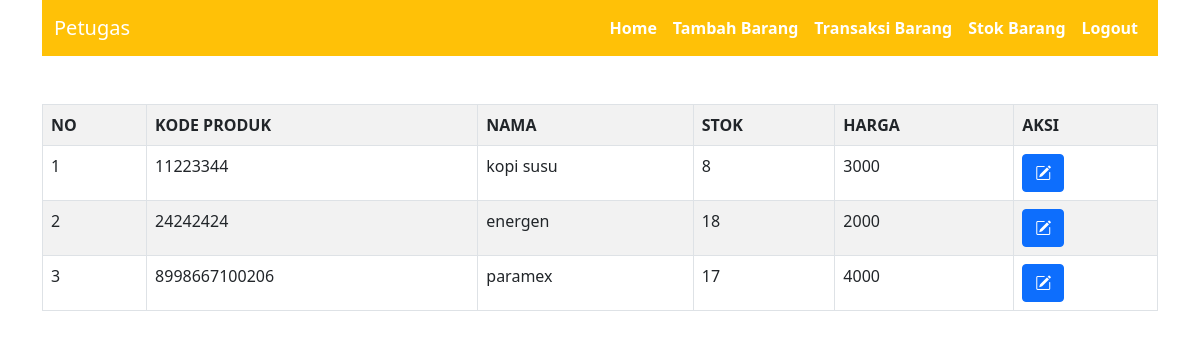
/petugas/stok.php, run on the app's committed database.
### tables this page shows
CREATE TABLE `produk` (
  `id` int NOT NULL,
  `kode_produk` varchar(150) DEFAULT NULL,
  `nama_produk` varchar(50) DEFAULT NULL,
  `stok` int DEFAULT NULL,
  `harga` int DEFAULT NULL
);

### petugas/stok.php (the view, shortened to what this page needs)
<?php
include '../koneksi.php';
$query = "select * from produk";
$eksekusi = mysqli_query($koneksi, $query);
$data = mysqli_fetch_all($eksekusi, MYSQLI_ASSOC);
?>
<!DOCTYPE html>
<html lang="en">
<head>
  <link href="https://cdn.jsdelivr.net/npm/bootstrap@5.0.2/dist/css/bootstrap.min.css" rel="stylesheet"
>
  <link rel="stylesheet" href="https://cdn.jsdelivr.net/npm/bootstrap-icons@1.11.3/font/bootstrap-icons.min.css">
  </body>
</head>
<body>
  <div class="container">
    <?php
    require_once('navbar-petugas.php');
    ?>
    <table class="table table-bordered table-striped mt-5">
      <tr>
        <th>NO</th>
        <th>KODE PRODUK</th>
        <th>NAMA</th>
        <th>STOK</th>
        <th>HARGA</th>
        <th>AKSI</th>
      </tr>
      <?php
    $no=1;
    foreach($data as $data){
    ?>
      <tr>
        <td><?=$no++?></td>
        <td><?=$data['kode_produk']?></td>
        <td><?=$data['nama_produk']?></td>
        <td><?=$data['stok']?></td>
        <td><?=$data['harga']?></td>
        <td>
          <button type="button" class="btn btn-primary" data-bs-toggle="modal" data-bs-target="#edit<?=$data['id']?>">
            <i class="bi bi-pencil-square"></i>
          </button>
        </td>
      </tr>
      <?php
        }
        ?>
    </table>
  </div>
</body>
</html>

### data on the page
produk: kode_produk "11223344", nama_produk "kopi susu", stok "8", harga "3000"
produk: kode_produk "24242424", nama_produk "energen", stok "18", harga "2000"
produk: kode_produk "8998667100206", nama_produk "paramex", stok "17", harga "4000"
